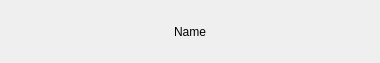
<?xml version="1.0" encoding="UTF-8"?>
<ui version="4.0">
 <class>VisualArray</class>
 <widget class="QWidget" name="VisualArray">
  <property name="geometry">
   <rect>
    <x>0</x>
    <y>0</y>
    <width>380</width>
    <height>63</height>
   </rect>
  </property>
  <property name="sizePolicy">
   <sizepolicy hsizetype="Minimum" vsizetype="Minimum">
    <horstretch>0</horstretch>
    <verstretch>0</verstretch>
   </sizepolicy>
  </property>
  <property name="minimumSize">
   <size>
    <width>0</width>
    <height>0</height>
   </size>
  </property>
  <property name="windowTitle">
   <string>Form</string>
  </property>
  <property name="styleSheet">
   <string notr="true"/>
  </property>
  <layout class="QGridLayout" name="gridLayout">
   <item row="0" column="0">
    <layout class="QHBoxLayout" name="AllLayout">
     <property name="spacing">
      <number>0</number>
     </property>
     <item>
      <widget class="QLabel" name="Name">
       <property name="sizePolicy">
        <sizepolicy hsizetype="Fixed" vsizetype="Minimum">
         <horstretch>0</horstretch>
         <verstretch>0</verstretch>
        </sizepolicy>
       </property>
       <property name="minimumSize">
        <size>
         <width>40</width>
         <height>0</height>
        </size>
       </property>
       <property name="maximumSize">
        <size>
         <width>40</width>
         <height>16777215</height>
        </size>
       </property>
       <property name="text">
        <string>Name</string>
       </property>
       <property name="alignment">
        <set>Qt::AlignCenter</set>
       </property>
      </widget>
     </item>
     <item>
      <layout class="QHBoxLayout" name="Values">
       <property name="leftMargin">
        <number>0</number>
       </property>
      </layout>
     </item>
    </layout>
   </item>
  </layout>
 </widget>
 <resources/>
 <connections/>
</ui>
